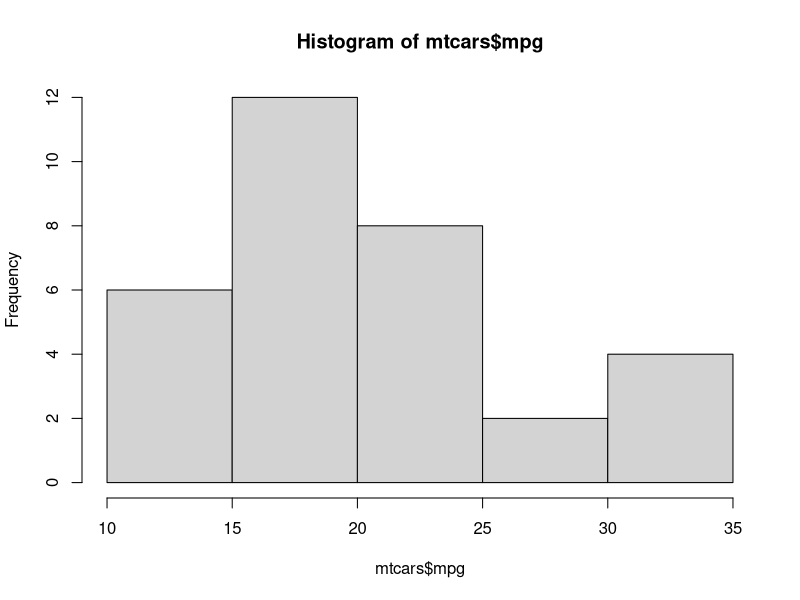
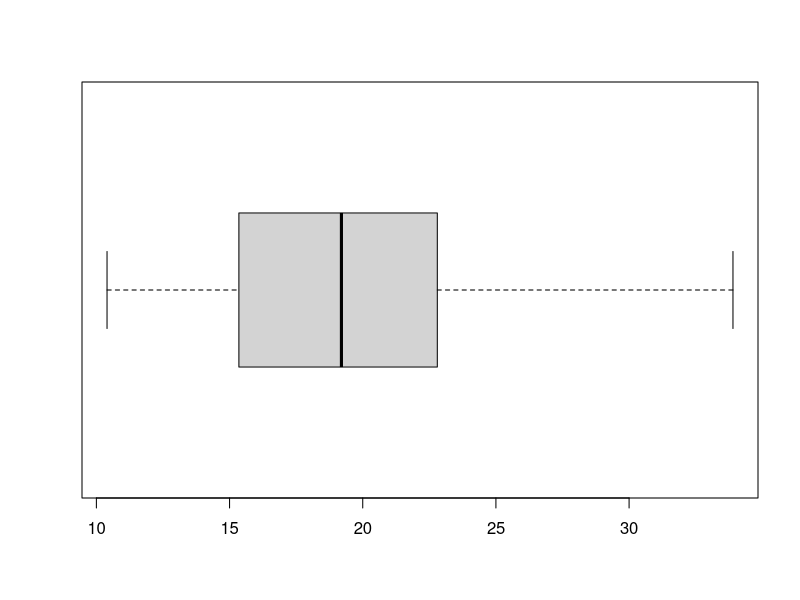
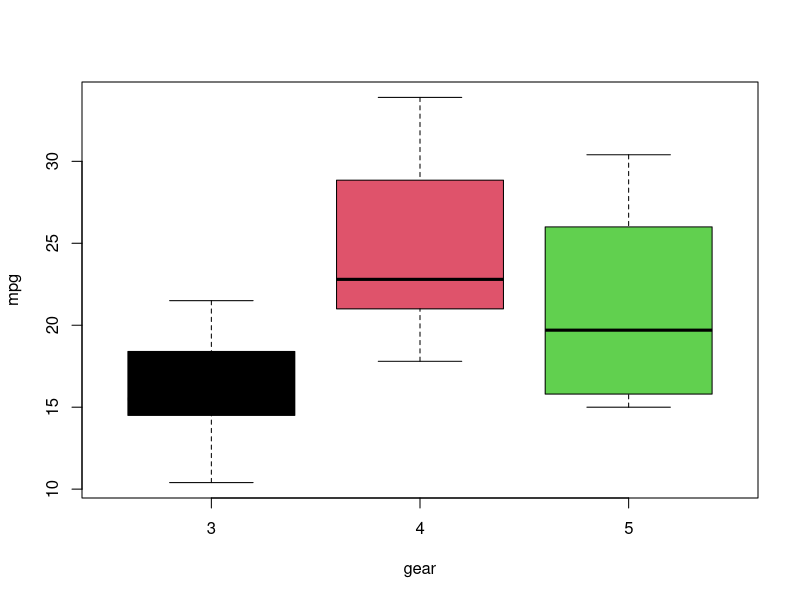
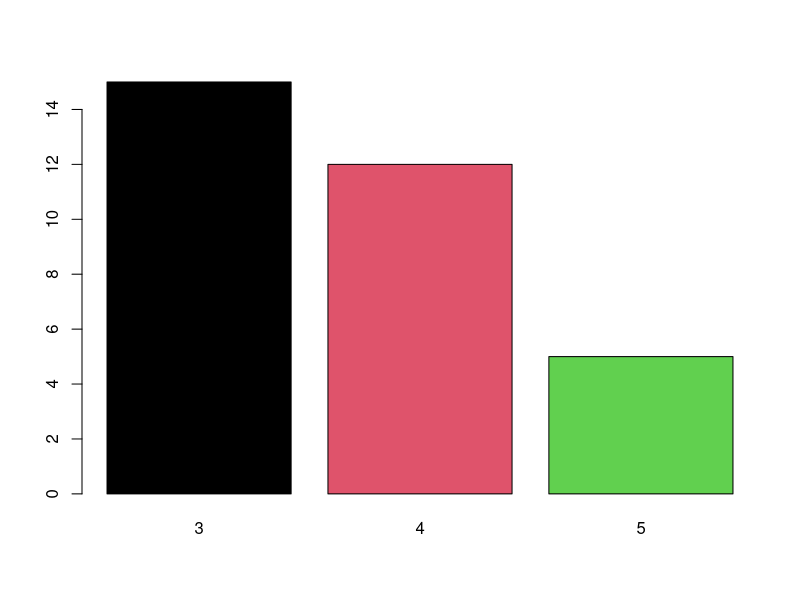
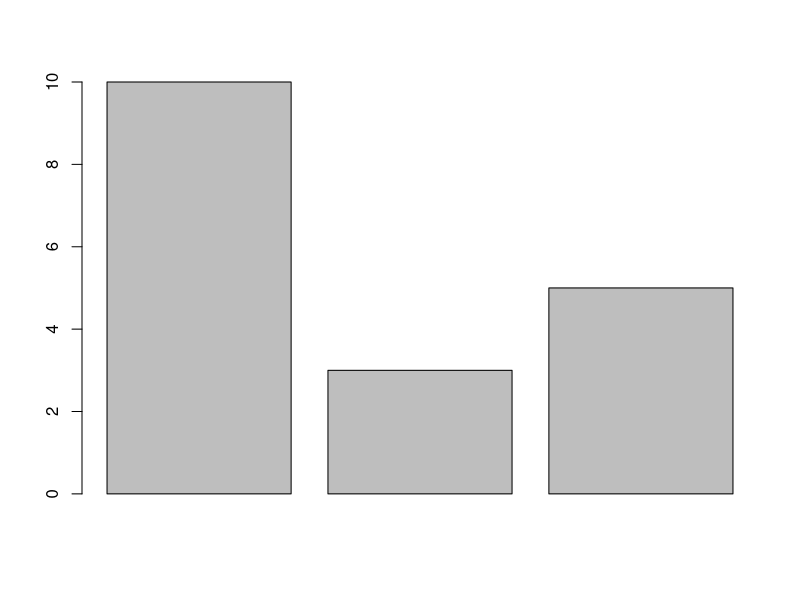
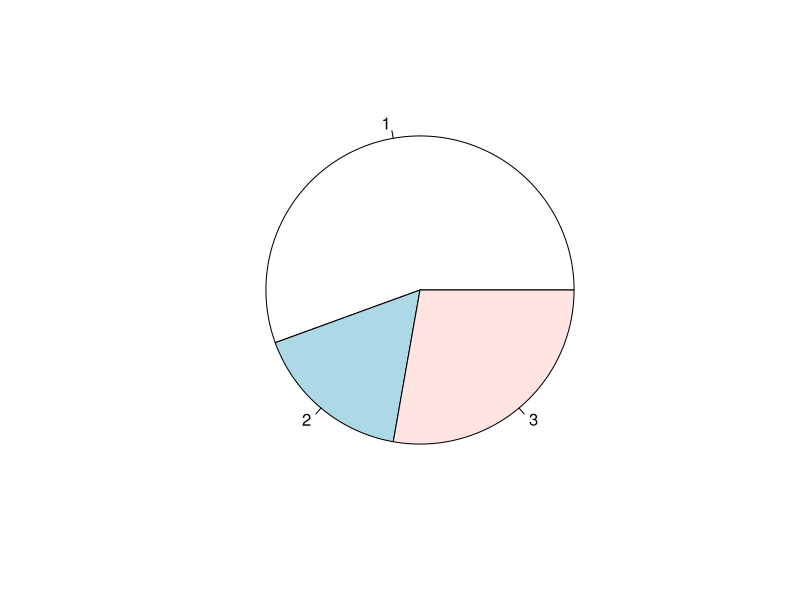

R code for these plots, in order: (Note: this script raises an error after producing the figures.)
#graphs

mtcars
names(mtcars)
table(mtcars$cyl)
table(mtcars$cyl,mtcars$am)
mtcars$mpg
#continuous data-histogram, boxplot
hist(mtcars$mpg)
boxplot(mtcars$mpg, horizontal = T)#for horizontal box plot, use horizontal=T
boxplot(mpg~gear, data = mtcars,col=1:3)#col is colour code, ~ is used for mpg "versus" gear
t1=table(mtcars$gear)
t1
barplot(t1,col = 1:3)
barplot(c(10,3,5))
pie(c(10,3,5))
students
t2=table(students$college)
barplot(t2,col = 1:3)
t3=table(students$gender)
barplot(t3)
pie(t3,col = 3:4)
title('This is bar plot', sub='subtitle')
